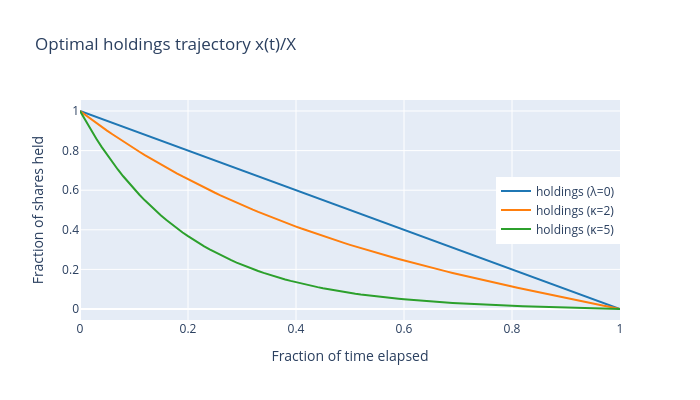

The code cell stored with this chart in its notebook:
### Markdown cell above
## Optimal holdings trajectory

The Almgren-Chriss closed-form schedule, $x(t) = X \cdot \sinh(\kappa(T-t)) / \sinh(\kappa T)$,
for the three illustrative cases from `almgren-chriss-explained.md`: risk-neutral
($\lambda=0$, a straight line), moderate ($\kappa=2$), and aggressive ($\kappa=5$).

### Code cell
X = 1.0
T = 1.0
t_grid = np.linspace(0.0, T, 101)

kappas = {"risk_neutral": 0.0, "moderate": 2.0, "aggressive": 5.0}
colors = {"risk_neutral": "#1f77b4", "moderate": "#ff7f0e", "aggressive": "#2ca02c"}

trajectories_df = pl.DataFrame(
    {
        "t_fraction": t_grid / T,
        **{
            label: optimal_holdings(t_grid, X, T, kappa)
            for label, kappa in kappas.items()
        },
    }
)

fig = go.Figure()
for label, kappa in kappas.items():
    legend_suffix = "λ=0" if kappa == 0.0 else f"κ={kappa:g}"
    fig.add_trace(
        go.Scatter(
            x=trajectories_df["t_fraction"],
            y=trajectories_df[label],
            mode="lines",
            name=f"holdings ({legend_suffix})",
            line={"width": 2, "color": colors[label]},
        )
    )
fig.update_layout(
    title="Optimal holdings trajectory x(t)/X",
    xaxis_title="Fraction of time elapsed",
    yaxis_title="Fraction of shares held",
    width=700,
    height=400,
    legend={"x": 1, "xanchor": "right", "y": 0.5, "yanchor": "middle"},
)
fig.show()
